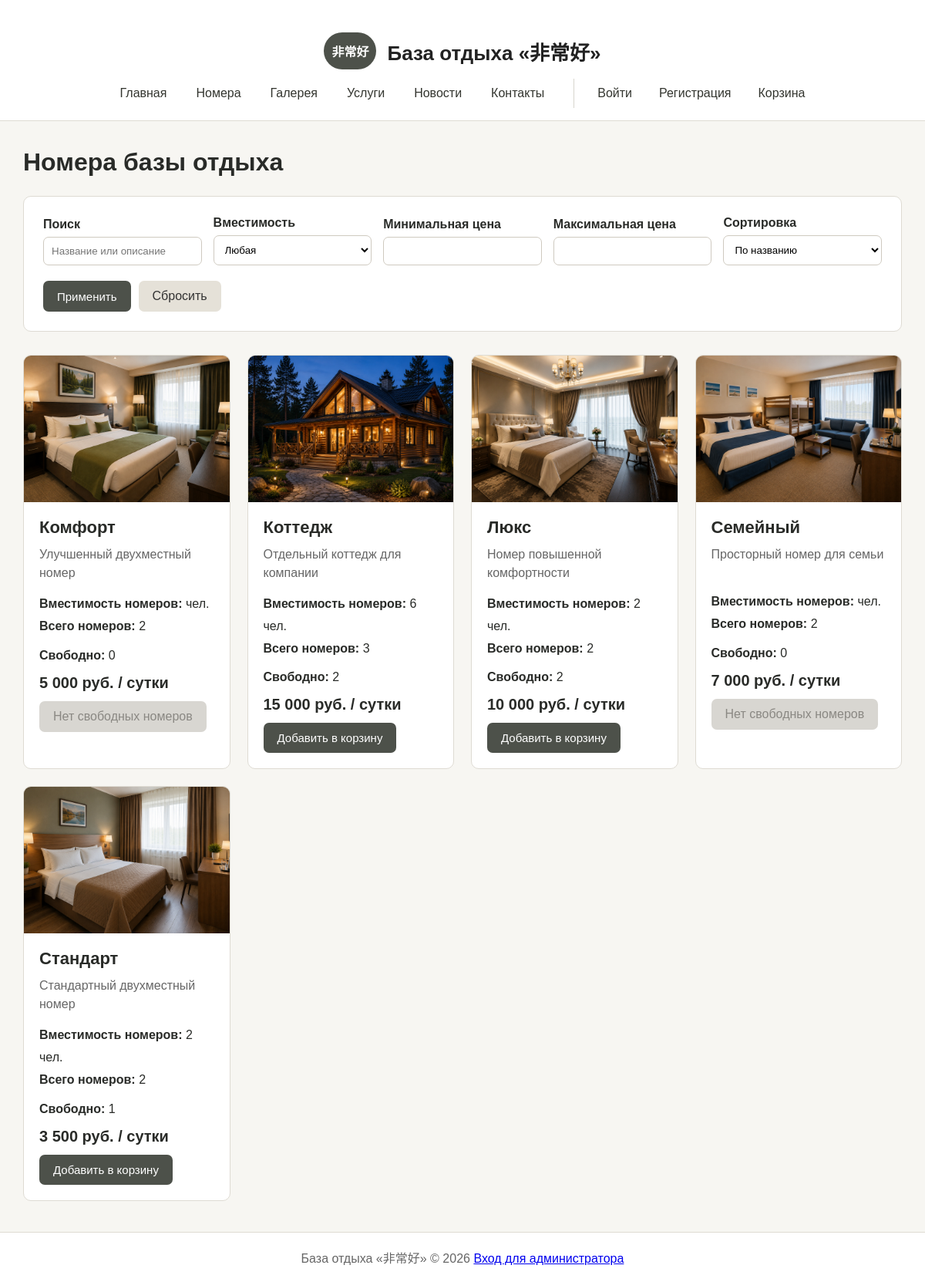
The page /rooms.php on the database its author committed.
### rooms.php (the view, shortened to what this page needs)
<?php
require_once 'includes/config.php';
$search = trim($_GET['search'] ?? '');
$minPrice = $_GET['min_price'] ?? '';
$maxPrice = $_GET['max_price'] ?? '';
$sort = $_GET['sort'] ?? 'name';
$sql = "
    SELECT
        t.`Код_типа_номера`,
        t.`Название`,
        t.`Стоимость_сутки`,
        t.`Описание`,
        t.`Вместимость`,
        t.`Фото`,
        COUNT(n.`Код_номера`) AS `Количество_номеров`,
        SUM(CASE WHEN n.`Статус` = 'Свободен' THEN 1 ELSE 0 END) AS `Свободно`,
        GROUP_CONCAT(
            DISTINCT CASE
                WHEN n.`Статус` = 'Свободен'
                THEN n.`Вместимость`
            END
            ORDER BY n.`Вместимость`
            SEPARATOR ', '
        ) AS `Вместимости`
    FROM `Тип_номера` t
    LEFT JOIN `Номер` n
        ON t.`Код_типа_номера` = n.`Код_типа_номера`
    WHERE 1=1
";
$sql .= "
    GROUP BY
        t.`Код_типа_номера`,
        t.`Название`,
        t.`Стоимость_сутки`,
        t.`Описание`,
        t.`Вместимость`,
        t.`Фото`
";
switch ($sort) {
    default:
        $sql .= " ORDER BY t.`Название` ASC";
        break;
}
$stmt = $conn->prepare($sql);
$stmt->execute();
$rooms = $stmt->get_result();
require_once 'includes/header.php';
?>
<h1>Номера базы отдыха</h1>
<div class="filter-box">
    <form method="GET">
        <div class="filter-grid">
            <div class="filter-group">
                <label>Поиск</label>
                <input
                    type="text"
                    name="search"
                    placeholder="Название или описание"
                    value="<?php echo htmlspecialchars($search); ?>">
            </div>
            <div class="filter-group">
                <label>Вместимость</label>
                <select name="capacity">
                    <option value="">Любая</option>
                </select>
            </div>
            <div class="filter-group">
                <label>Минимальная цена</label>
                <input
                    type="number"
                    name="min_price"
                    min="0"
                    value="<?php echo htmlspecialchars($minPrice); ?>">
            </div>
            <div class="filter-group">
                <label>Максимальная цена</label>
                <input
                    type="number"
                    name="max_price"
                    min="0"
                    value="<?php echo htmlspecialchars($maxPrice); ?>">
            </div>
            <div class="filter-group">
                <label>Сортировка</label>
                <select name="sort">
                    <option
                        value="name"
                        <?php echo $sort === 'name' ? 'selected' : ''; ?>>
                        По названию
                    </option>
                </select>
            </div>
        </div>
        <div class="filter-buttons">
            <button type="submit" class="button">
                Применить
            </button>
            <a href="rooms.php" class="secondary-button">
                Сбросить
            </a>
        </div>
    </form>
</div>
<?php if ($rooms->num_rows > 0): ?>
    <div class="rooms-grid">
        <?php while ($room = $rooms->fetch_assoc()): ?>
            <div class="room-card">
                <div class="room-image">
                    <?php
                    $photo = trim($room['Фото'] ?? '');
                    ?>
                    <?php if ($photo !== '' && file_exists('images/' . $photo)): ?>
                        <img
                            src="images/<?php echo htmlspecialchars($photo); ?>"
                            alt="<?php echo htmlspecialchars($room['Название']); ?>">
                    <?php else: ?>
                        Фото номера
                    <?php endif; ?>
                </div>
                <div class="room-body">
                    <h2 class="room-title">
                        <?php echo htmlspecialchars($room['Название']); ?>
                    </h2>
                    <div class="room-description">
                        <?php echo htmlspecialchars($room['Описание']); ?>
                    </div>
                    <div class="room-info">
                        <div>
                            <strong>Вместимость номеров:</strong>
                            <?php echo htmlspecialchars($room['Вместимости']); ?> чел.
                        </div>
                        <div>
                            <strong>Всего номеров:</strong>
                            <?php echo $room['Количество_номеров']; ?>
                        </div>
                    </div>
                    <div class="availability">
                        <strong>Свободно:</strong>
                        <?php echo $room['Свободно']; ?>
                    </div>
                    <div class="price">
                        <?php echo number_format($room['Стоимость_сутки'], 0, ',', ' '); ?>
                        руб. / сутки
                    </div>
                    <?php if ($room['Свободно'] > 0): ?>
                        <form method="POST" action="cart.php">
                            <button
                                type="submit"
                                class="button">
                                Добавить в корзину
                            </button>
                        </form>
                    <?php else: ?>
                        <span class="button-disabled">
                            Нет свободных номеров
                        </span>
                    <?php endif; ?>
                </div>
            </div>
        <?php endwhile; ?>
    </div>
<?php else: ?>
    <div class="card">
        По выбранным параметрам номера не найдены.
    </div>
<?php endif; ?>
<?php require_once 'includes/footer.php'; ?>

### includes/header.php (shortened to what this page needs)
<!DOCTYPE html>
<html lang="ru">
<head>
</head>
<body>
    <header>
        <div class="header-container">
            <div class="site-brand">
                <div class="site-logo">
                    非常好
                </div>
                <div class="site-name">
                    База отдыха «非常好»
                </div>
            </div>
            <nav>
                <a href="index.php">Главная</a>
                <a href="rooms.php">Номера</a>
                <a href="gallery.php">Галерея</a>
                <a href="services.php">Услуги</a>
                <a href="news.php">Новости</a>
                <a href="contacts.php">Контакты</a>
                <div class="user-menu">
                    <?php if (isset($_SESSION['user_id'])): ?>
                        <a href="cabinet.php">Личный кабинет</a>
                        <a href="cart.php">Корзина</a>
                        <a href="logout.php">Выйти</a>
                    <?php else: ?>
                        <a href="login.php">Войти</a>
                        <a href="registration.php">Регистрация</a>
                        <a href="cart.php">Корзина</a>
                    <?php endif; ?>
                </div>
            </nav>
        </div>
    </header>
    <main>

### includes/footer.php
</main>
<footer class="site-footer">
    База отдыха «非常好» © <?php echo date('Y'); ?>
    <a href="admin_login.php">Вход для администратора</a>
</footer>
</body>
</html>

### includes/header.php (style rules this page uses)
* { box-sizing: border-box; }
body { margin: 0; font-family: Arial, sans-serif; background: #f7f6f2; color: #292b28; }
header { background: #ffffff; border-bottom: 1px solid #dedbd3; }
.header-container { max-width: 1200px; margin: 0 auto; padding: 22px 30px 16px; }
nav { display: flex; justify-content: center; align-items: center; flex-wrap: wrap; gap: 8px; }
nav a { color: #33352f; text-decoration: none; padding: 10px 15px; border-radius: 7px; transition: 0.2s; }
.user-menu { margin-left: 15px; padding-left: 15px; border-left: 1px solid #d8d5cd; display: flex; gap: 5px; }
main { max-width: 1200px; margin: 35px auto; padding: 0 30px; min-height: 650px; }
h1 { font-size: 32px; margin-top: 0; margin-bottom: 25px; }
h2 { font-size: 24px; }
.button { display: inline-block; padding: 11px 18px; background: #4d514a; color: white; text-decoration: none; border: none; border-radius: 7px; cursor: pointer; font-size: 15px; }
.site-footer { margin-top: 40px; padding: 20px; background: #ffffff; border-top: 1px solid #dedbd3; text-align: center; color: #666666; }
.site-brand { display: flex; align-items: center; justify-content: center; gap: 14px; padding: 20px 15px 12px; }
.site-logo { min-width: 56px; height: 48px; padding: 0 10px; display: flex; align-items: center; justify-content: center; border-radius: 24px; background: #4d514a; color: #ffffff; font-size: 16px; font-weight: bold; }
.site-name { font-size: 26px; font-weight: 700; color: #222222; }

### rooms.php (style rules this page uses)
.filter-box { background: #ffffff; border: 1px solid #dedbd3; border-radius: 10px; padding: 25px; margin-bottom: 30px; }
.filter-grid { display: grid; grid-template-columns: repeat(auto-fit, minmax(180px, 1fr)); gap: 15px; align-items: end; }
.filter-group label { display: block; margin-bottom: 7px; font-weight: 600; }
.filter-group input, .filter-group select { width: 100%; padding: 10px; border: 1px solid #cfcac0; border-radius: 7px; background: #ffffff; }
.filter-buttons { margin-top: 20px; display: flex; gap: 10px; }
.secondary-button { display: inline-block; padding: 11px 18px; background: #e5e1d8; color: #333; text-decoration: none; border-radius: 7px; }
.rooms-grid { display: grid; grid-template-columns: repeat(auto-fit, minmax(260px, 1fr)); gap: 22px; }
.room-card { background: #ffffff; border: 1px solid #dedbd3; border-radius: 10px; overflow: hidden; }
.room-image { height: 190px; background: #ebe8df; display: flex; align-items: center; justify-content: center; color: #777; }
.room-image img { width: 100%; height: 100%; object-fit: cover; }
.room-body { padding: 20px; }
.room-title { margin: 0 0 10px; font-size: 22px; }
.room-description { color: #666; min-height: 45px; line-height: 1.5; }
.room-info { margin: 14px 0; line-height: 1.8; }
.price { font-size: 20px; font-weight: bold; margin: 12px 0; }
.availability { margin-bottom: 15px; }
.button-disabled { display: inline-block; padding: 11px 18px; background: #d8d6d1; color: #8a8883; border-radius: 7px; cursor: not-allowed; user-select: none; }

### rows shown on the page
тип_номера: Фото (picture), Название "Комфорт", Описание "Улучшенный двухместный номер", Количество_номеров "2", Свободно "0", Стоимость_сутки "5 000", shows "Нет свободных номеров"
тип_номера: Фото (picture), Название "Коттедж", Описание "Отдельный коттедж для компании", Вместимости "6", Количество_номеров "3", Свободно "2", Стоимость_сутки "15 000"
тип_номера: Фото (picture), Название "Люкс", Описание "Номер повышенной комфортности", Вместимости "2", Количество_номеров "2", Свободно "2", Стоимость_сутки "10 000"
тип_номера: Фото (picture), Название "Семейный", Описание "Просторный номер для семьи", Количество_номеров "2", Свободно "0", Стоимость_сутки "7 000", shows "Нет свободных номеров"
тип_номера: Фото (picture), Название "Стандарт", Описание "Стандартный двухместный номер", Вместимости "2", Количество_номеров "2", Свободно "1", Стоимость_сутки "3 500"
